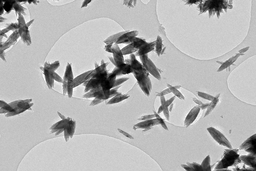
#> input picture Sample 22_10k mag_0004.tif, 256 x 171 px, shrunk from 1002 x 668 before the run
$ jupyter execute --allow-errors 'image analysis 3.ipynb'   (shell and % lines are left out)
#> lines starting #> are read from the running program, lines starting #| are printed output that depends on the picture; after the words box and inside, x2 and y2 are one past the last pixel; in counts of white or black regions, pixels touching at a corner belong together
#> further down, image is the input picture: shape (171, 256); min 0, max 255, mean 178.9
[cell 1]
import numpy as np
import cv2

[cell 2]
def sobel_edge_detection(image):

    Gx = np.array([[-1, 0, 1], [-2, 0, 2], [-1, 0, 1]])
    Gy = np.array([[-1, -2, -1], [0, 0, 0], [1, 2, 1]])

    rows, cols = image.shape
#> rows = 171; cols = 256
    edge_image = np.zeros_like(image, dtype=np.float64)

    for i in range(1, rows - 1):
        for j in range(1, cols - 1):
            gx = np.sum(np.multiply(Gx, image[i - 1:i + 2, j - 1:j + 2]))
            gy = np.sum(np.multiply(Gy, image[i - 1:i + 2, j - 1:j + 2]))

            edge_image[i, j] = np.sqrt(gx ** 2 + gy ** 2)
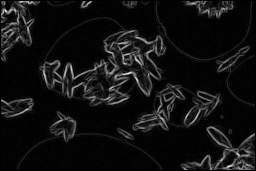
#> edge_image: shape (171, 256) float64; min 0, max 1002.8, mean 67.4; drawn with min black and max white

    edge_image = (edge_image / edge_image.max()) * 255

    return edge_image.astype(np.uint8)


image_path = 'Sample 22_10k mag_0004.tif'
image = cv2.imread(image_path, cv2.IMREAD_GRAYSCALE)

edge_image = sobel_edge_detection(image)

#> (the rest of this cell did not finish here and is left out)

[cell 3]
def median_filter(image, kernel_size=5):

#> called with kernel_size = 5
    pad_size = kernel_size // 2
    padded_image = cv2.copyMakeBorder(image, pad_size, pad_size, pad_size, pad_size, cv2.BORDER_REFLECT)
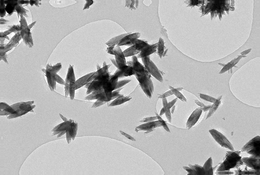
#> padded_image: shape (175, 260); min 0, max 255, mean 178.3

    filtered_image = np.zeros_like(image)
    rows, cols = image.shape
#> rows = 171; cols = 256

    for i in range(rows):
        for j in range(cols):
            filtered_image[i, j] = np.median(padded_image[i:i + kernel_size, j:j + kernel_size])
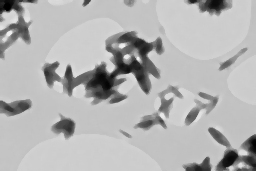
#> filtered_image: shape (171, 256); min 0, max 239, mean 178.8

    return filtered_image

[cell 4]
def sobel_edge_detection(image):

    Gx = np.array([[-1, 0, 1], [-2, 0, 2], [-1, 0, 1]])
    Gy = np.array([[-1, -2, -1], [0, 0, 0], [1, 2, 1]])

    rows, cols = image.shape
#> rows = 171; cols = 256
    edge_image = np.zeros_like(image, dtype=np.float64)

    for i in range(1, rows - 1):
        for j in range(1, cols - 1):
            gx = np.sum(np.multiply(Gx, image[i - 1:i + 2, j - 1:j + 2]))
            gy = np.sum(np.multiply(Gy, image[i - 1:i + 2, j - 1:j + 2]))

            edge_image[i, j] = np.sqrt(gx ** 2 + gy ** 2)
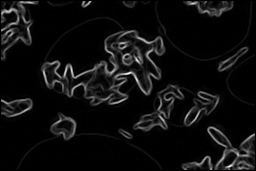
#> edge_image: shape (171, 256) float64; min 0, max 768.6, mean 44.8; drawn with min black and max white

    edge_image = (edge_image / edge_image.max()) * 255

    return edge_image.astype(np.uint8)

[cell 5]
import numpy as np
import cv2
import matplotlib.pyplot as plt


image_path = 'Sample 22_10k mag_0004.tif'
image = cv2.imread(image_path, cv2.IMREAD_GRAYSCALE)

filtered_image = median_filter(image, 5)

edge_image = sobel_edge_detection(filtered_image)

plt.figure(figsize=(18, 6))
plt.subplot(1, 3, 1)
plt.title('Original Image')
plt.imshow(image, cmap='gray')
plt.axis('off')

plt.subplot(1, 3, 2)
plt.title('Median Filtered Image')
plt.imshow(filtered_image, cmap='gray')
plt.axis('off')

plt.subplot(1, 3, 3)
plt.title('Edge Detection Image')
plt.imshow(edge_image, cmap='gray')
plt.axis('off')

plt.show()

[cell 6]
image_path = 'Sample 22_10k mag_0004.tif'
image = cv2.imread(image_path, cv2.IMREAD_GRAYSCALE)

plt.figure(figsize=(12, 4))

plt.subplot(1, 3, 1)
plt.imshow(image, cmap='gray')
plt.title('Original Image')
plt.axis('off')

histogram = cv2.calcHist([image], [0], None, [256], [0, 256])
#> histogram = 256 values, max 2895 at index 195, min 3 at index 253, mean 171

plt.subplot(1, 3, 2)
plt.plot(histogram)
plt.title('Intensity Histogram')
plt.xlim(0, 255)

# choose a threshold
threshold = 128
_, binary_image = cv2.threshold(image, threshold, 255, cv2.THRESH_BINARY)
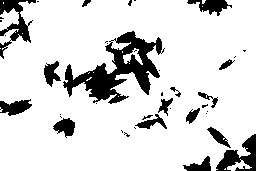
#> binary_image: shape (171, 256); 85% white; 40 black regions (23 under 20 px), largest, box (x1, y1, x2, y2) and area: (63, 31, 165, 104) 2803, (0, 0, 36, 59) 714, (216, 134, 256, 171) 692

plt.subplot(1, 3, 3)
plt.imshow(binary_image, cmap='gray')
plt.title('Binary Image')
plt.axis('off')

plt.tight_layout()
plt.show()
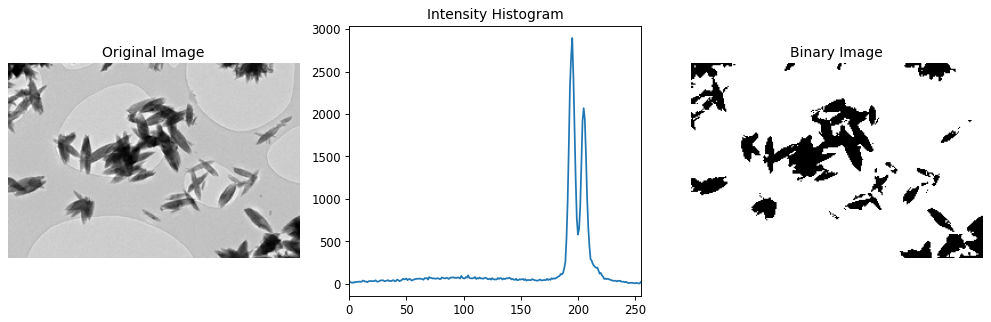
#> figure drawn by matplotlib, 3 panels; panel 2: curve peaks at x = 195, y = 2895
